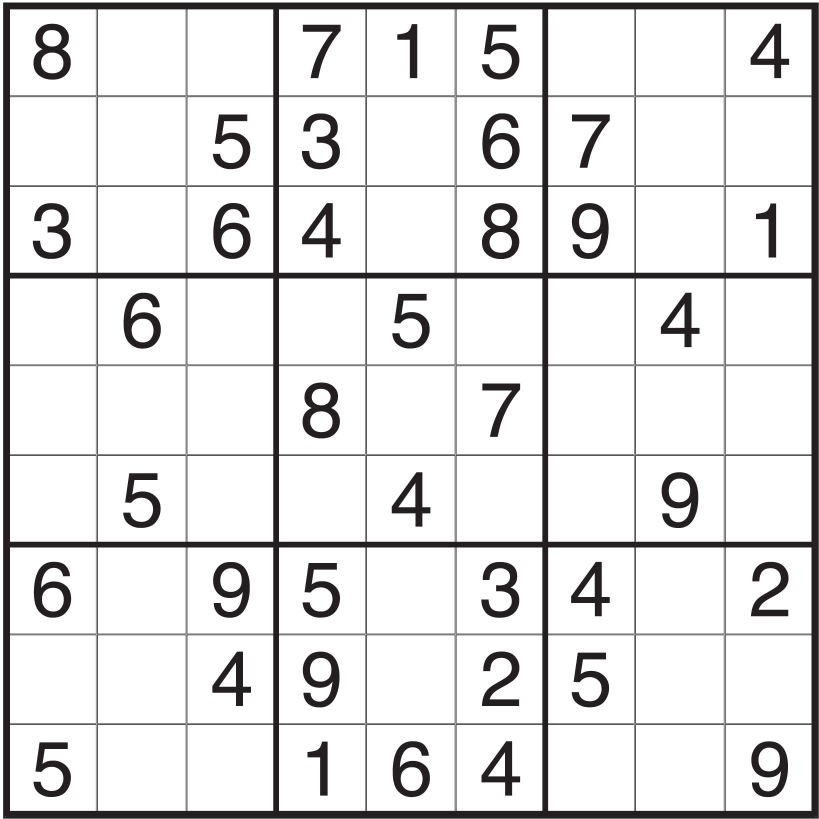
#> input picture sudoku3.jpg, 1637 x 1638 px, found by its file name (shown at 1/2 size)
$ jupyter execute --allow-errors neural_sudoku.ipynb
#> lines starting #> are read from the running program, lines starting #| are printed output that depends on the picture; after the words box and inside, x2 and y2 are one past the last pixel; in counts of white or black regions, pixels touching at a corner belong together
#> further down, img is the input picture: shape (1638, 1637, 3); mean B, G, R 226.7, 226.5, 227
[cell 1]
import cv2
import numpy as np
from PIL import Image
import matplotlib.pyplot as plt
from keras.models import load_model
from tensorflow.keras.optimizers import Adam
from tensorflow.keras.losses import SparseCategoricalCrossentropy

[cell 2]
def extract(sudoku_loc):

#> called with sudoku_loc = 'D:\\duke\\project\\sudoku\\sudoku3.jpg'
    img_path = sudoku_loc
    img = cv2.imread(img_path)
    he, wi, c = img.shape
#> he = 1638; wi = 1637; c = 3
    # Convert to gray
    img = cv2.cvtColor(img, cv2.COLOR_BGR2GRAY)
#> img: shape (1638, 1637)

    # (2) threshold-inv and morph-open
    th, threshed = cv2.threshold(img, 220, 255, cv2.THRESH_BINARY_INV)
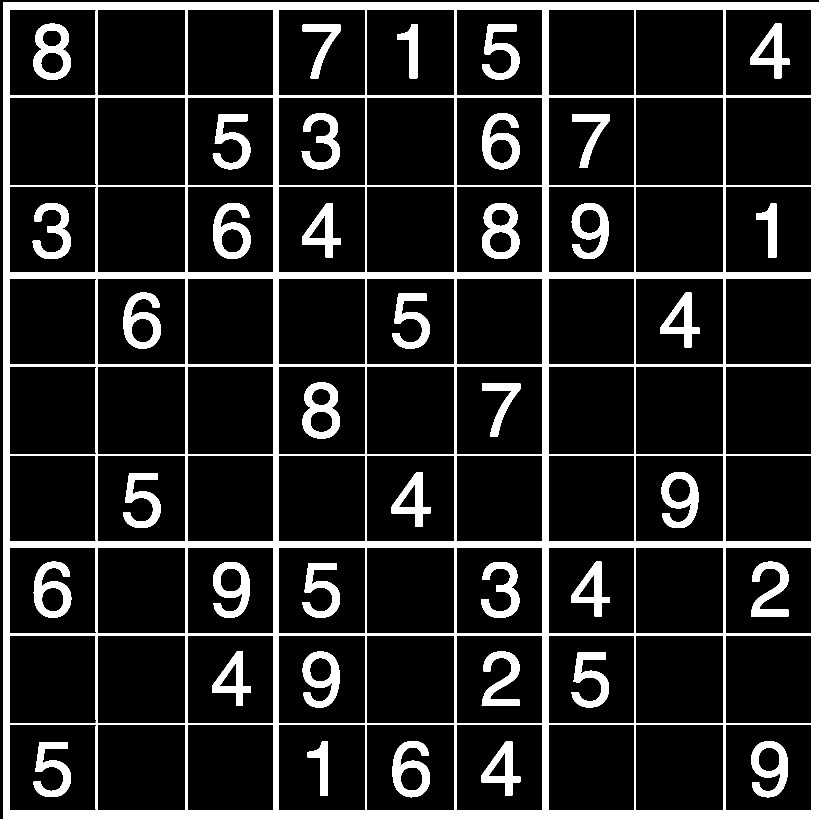
#> threshed: shape (1638, 1637) (shown at 1/2 size); 14.6% white; 39 white regions, largest, box (x1, y1, x2, y2) and area: (6, 5, 1637, 1638) 254572, (67, 47, 142, 160) 4422, (964, 406, 1039, 518) 4414
    morphed = cv2.morphologyEx(threshed, cv2.MORPH_OPEN, np.ones((2,2)))
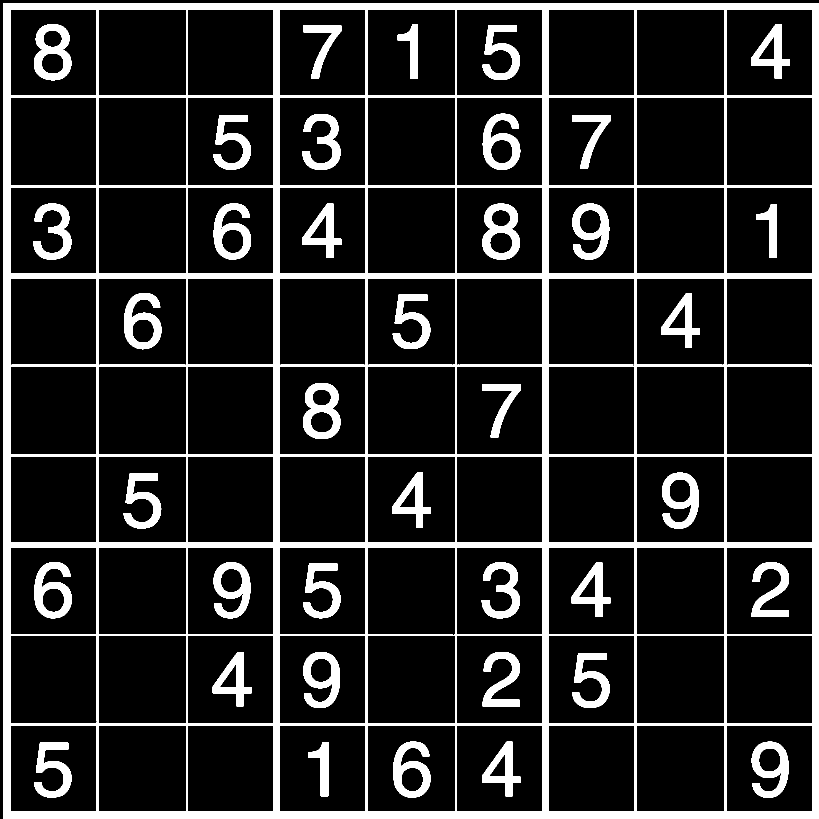
#> morphed: shape (1638, 1637) (shown at 1/2 size); 14.5% white; 39 white regions

    # (3) find and filter contours, then draw on src
    cnts = cv2.findContours(morphed, cv2.RETR_LIST, cv2.CHAIN_APPROX_SIMPLE)[-2]
#> cnts = 187 contours, 44 with area under 20; largest, box (x1, y1, x2, y2) and area: (7, 6, 1637, 1638) 2656899, (1272, 1271, 1449, 1448) 30974, (734, 1271, 911, 1448) 30974, (196, 1271, 373, 1448) 30974, (1272, 733, 1449, 910) 30974


    digitCnts=[]
    counter=0
    for cnt in cnts:
        x,y,w,h  = cv2.boundingRect(cnt)
        if ((w >= wi/11 and w<=wi/7.8) and (h >= he/11 and h <= he/7.8)):
            digitCnts.append([x,y,w,h])
            counter+=1
            cv2.rectangle(morphed, (x,y), (x+w, y+h), (0, 0, 255), 2, cv2.LINE_AA)
#> this loop made 187 passes
#> (x, y, w, h) on passes 1 to 12: (802, 1535, 45, 48), (977, 1506, 35, 48), (1517, 1496, 44, 48), (68, 1485, 75, 110), (616, 1484, 41, 109), (1503, 1483, 74, 113), (964, 1483, 78, 110), (786, 1483, 75, 113), (1452, 1450, 173, 173), (1272, 1450, 177, 173), (1097, 1450, 173, 173), (913, 1450, 173, 173)
#> (cnt, x, y, w, h) on passes 18, 19, 38, 39, 41, 60: ([[1269, 1449], [1270, 1448], [1271, 1449], [1270, 1450]], 1269, 1448, 3, 3), ([[372, 1449], [373, 1448], [374, 1449], [373, 1450]], 372, 1448, 3, 3), ([[1269, 1269], [1270, 1268], [1271, 1269], [1270, 1270]], 1269, 1268, 3, 3), ([[731, 1269], [732, 1268], [733, 1269], [732, 1270]], 731, 1268, 3, 3), ([[193, 1269], [194, 1268], [195, 1269], [194, 1270]], 193, 1268, 3, 3), ([[193, 1081], [194, 1080], [195, 1081], [194, 1082]], 193, 1080, 3, 3)
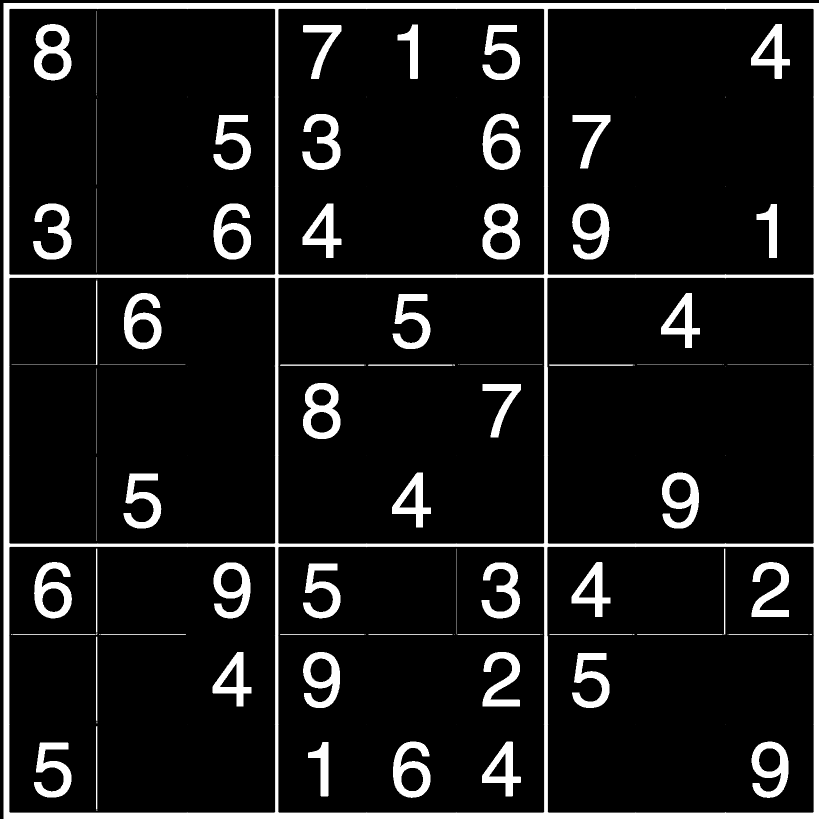
#> morphed: shape (1638, 1637) (shown at 1/2 size); 5.38% of pixels changed, all inside (x1, y1, x2, y2) = (18, 17, 1628, 1626)
#> after the loop, counter = 81; digitCnts = 81 items, first 6: [1452, 1450, 173, 173], [1272, 1450, 177, 173], [1097, 1450, 173, 173], [913, 1450, 173, 173], [734, 1450, 177, 173], [558, 1450, 174, 173]
    print(counter)
#| 81

    cv2.imwrite("morphed.png", morphed)

    img=morphed
    for i in range (81):
        pts = digitCnts[i]
        x1=pts[0]
        y1=pts[1]
        w1=pts[2]
        h1=pts[3]
        crop_img = img[x1:x1+h1, y1:y1+w1]
        cv2.imwrite("D:\\duke\\project\\sudoku\\cropped\\"+str(i)+".png", crop_img)
#> this loop made 81 passes
#> (x1, y1, w1, h1) on passes 1 to 12: (1452, 1450, 173, 173), (1272, 1450, 177, 173), (1097, 1450, 173, 173), (913, 1450, 173, 173), (734, 1450, 177, 173), (558, 1450, 174, 173), (375, 1450, 173, 173), (196, 1450, 177, 173), (20, 1450, 176, 173), (1452, 1271, 173, 177), (1272, 1271, 177, 177), (1097, 1271, 173, 177)
#> (pts, x1, y1, w1) on pass 46: ([1452, 557, 173, 174], 1452, 557, 173)
#> pass 1, in extract, `crop_img = img[x1:x1+h1, y1:y1+w1]`:
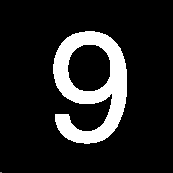
#> crop_img: shape (173, 173); min 0, max 255, mean 35.2
#> pass 3, in extract, `crop_img = img[x1:x1+h1, y1:y1+w1]`:
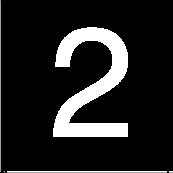
#> crop_img: shape (173, 173); min 0, max 255, mean 35.1

[cell 3]
def predict(loc,mod):

    #load the saved model
    model = load_model(mod)

    model.compile(optimizer=Adam(learning_rate=0.001), loss=SparseCategoricalCrossentropy(), metrics=['accuracy'])

    matrix=[]
    for i in range(81):
        #loading images from your system
        path=loc + str(i) +'.png'
        img1 = cv2.imread(path)

        #converting the image to grayscale
        img= cv2.cvtColor(img1, cv2.COLOR_BGR2GRAY)

        #resizing the image
        img = cv2.resize(img,(28,28))
        img = np.reshape(img,[1,28,28,1])
        img1 = np.reshape(img,[28,28,1])

        img1= img1[10:20, 10:20]

        count=0
        for i in range(10):
            for j in range(10):
                if (img1[i][j][0]==0):
                        count+=1
        if(count>80):
            matrix.append(0)
        else:

            #predicting the model
            pre = model.predict(img)
            matrix.append(np.argmax(pre))


    arr = to_matrix(matrix,9)
    a=matrixflip(arr)
    return(a)

def to_matrix(l, n):
    return [l[i:i+n] for i in range(0, len(l), n)]

# [8 lines left out: function matrixflip, not called in this run]

[cell 4]
img_path = 'D:\\duke\\project\\sudoku\\sudoku3.jpg'
img = cv2.imread(img_path)
extract(img_path)
cropped_path ='D:\\duke\\project\\sudoku\\cropped\\'
weights_path='D:\\duke\\project\\sudoku\\model1.h5'
#> (the rest of this cell did not finish here and is left out)
